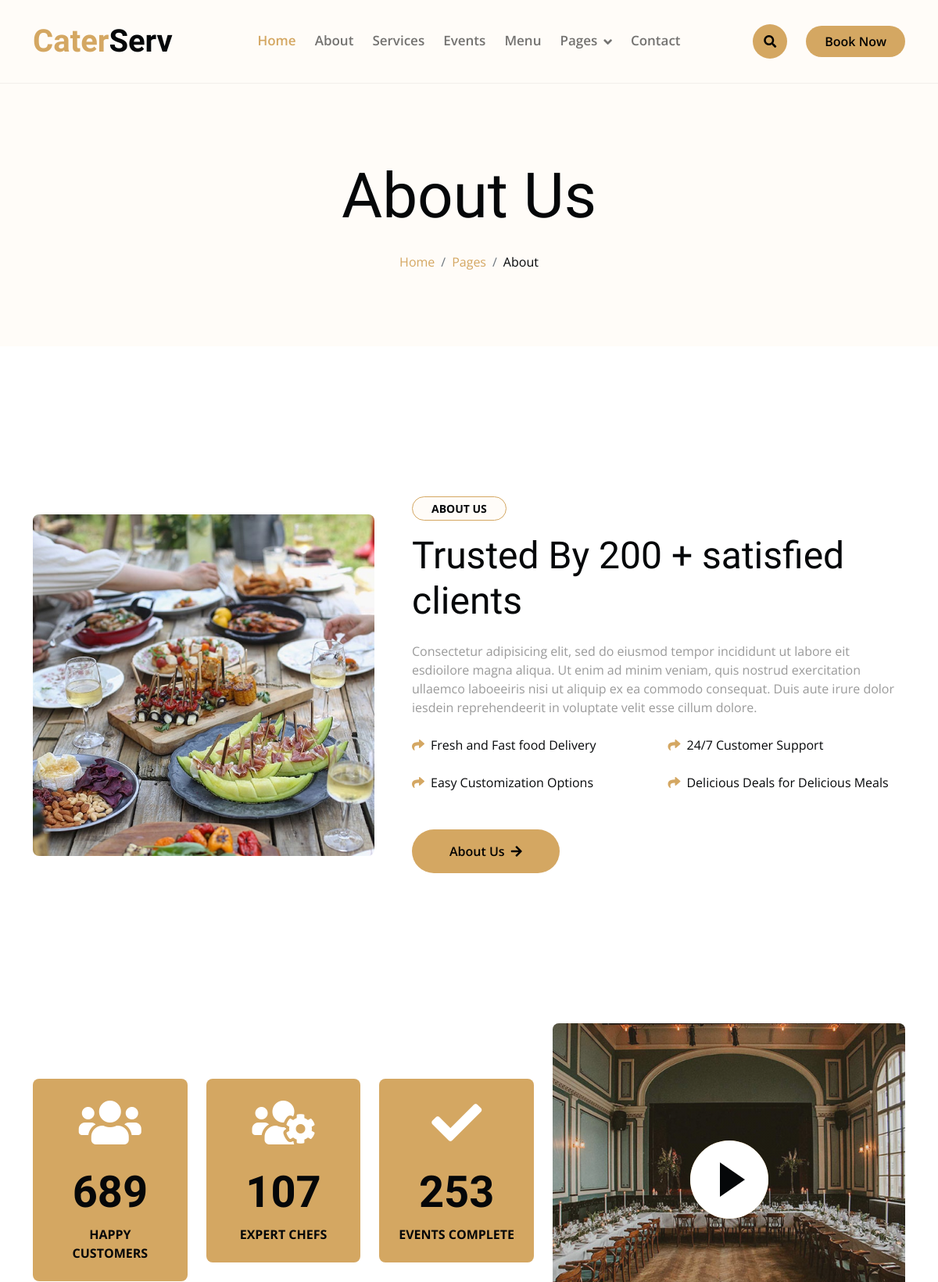
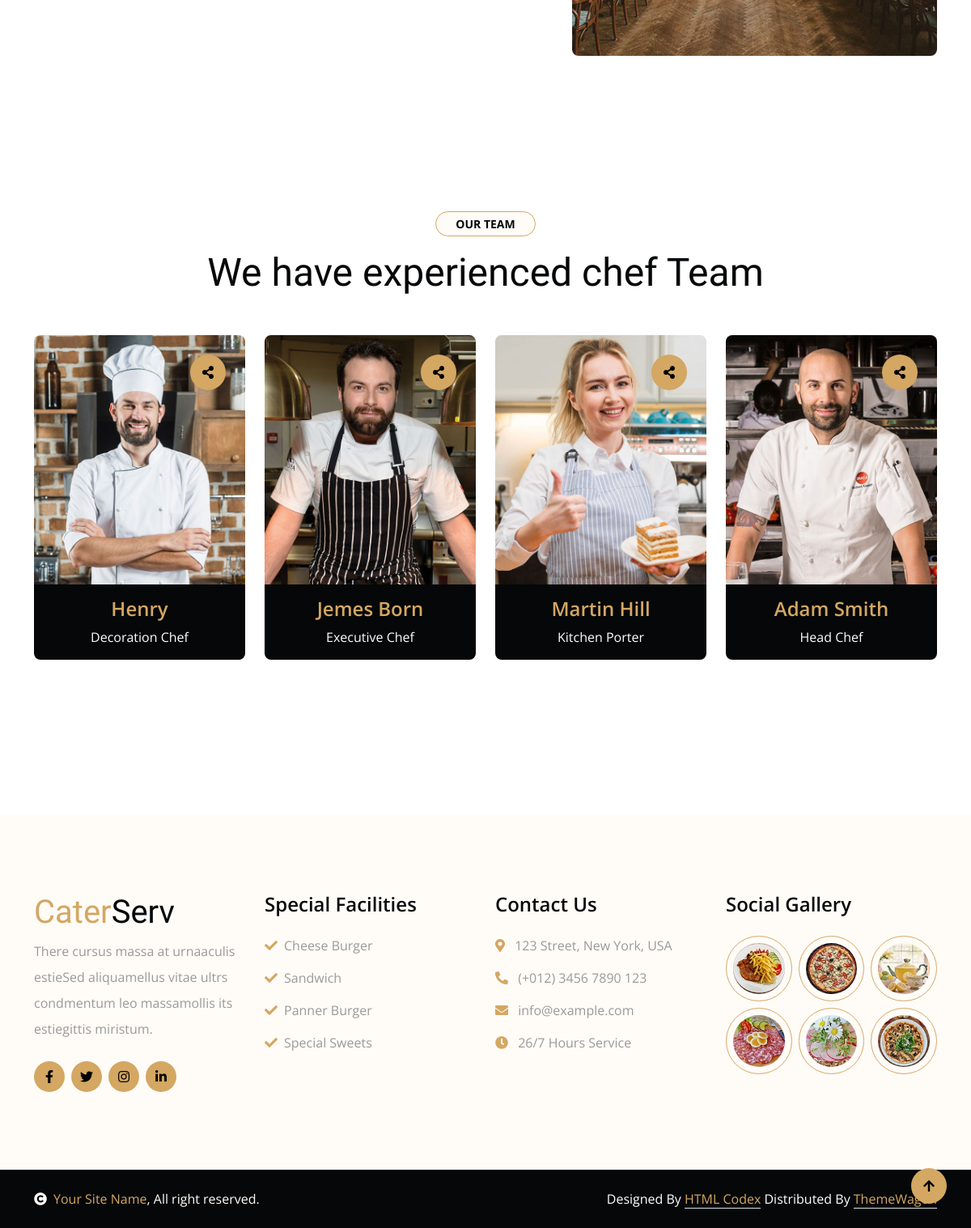
The page /about/ on the database its author committed (2 pictures, top to bottom).
### caterapp/models.py (models this page shows)
class About(models.Model):
    image = models.ImageField(upload_to='about/')

class AboutFeature(models.Model):
    feature = models.CharField(max_length=100)

class CountAbout(models.Model):
    icon = models.CharField(max_length=50)
    numbers = models.IntegerField()
    count_name = models.CharField(max_length=50)

class ChefAbout(models.Model):
    image = models.ImageField(upload_to='chefabout/')
    chef_name = models.CharField(max_length=50)
    chef_type = models.CharField(max_length=50)

### caterapp/views.py (the view)
# urls.py: path('about/', views.about, name='about'),
def about(request):
    image = About.objects.all()
    desc = AboutFeature.objects.all()
    chef_team = ChefAbout.objects.all()
    count = CountAbout.objects.all()
    return render(request, 'about.html', {'image': image, 'desc': desc, 'chef_team': chef_team, 'count': count})

### templates/about.html (shortened to what this page needs)
{% extends "Base/base.html" %}
{% block start %}
{% load custom_filters %}
        <div class="container-fluid bg-light py-6 my-6 mt-0">
            <div class="container text-center animated bounceInDown">
                <h1 class="display-1 mb-4">About Us</h1>
                <ol class="breadcrumb justify-content-center mb-0 animated bounceInDown">
                    <li class="breadcrumb-item"><a href="{% url 'index' %}">Home</a></li>
                    <li class="breadcrumb-item"><a href="#">Pages</a></li>
                    <li class="breadcrumb-item text-dark" aria-current="page">About</li>
                </ol>
            </div>
        </div>
        <div class="container-fluid py-6">
            <div class="container">
                <div class="row g-5 align-items-center">
                    {% for i in image %}
                    <div class="col-lg-5 wow bounceInUp" data-wow-delay="0.1s">
                        <img src="{{ i.image.url }}" class="img-fluid rounded" alt="{{ i.image.name }}">
                    </div>
                    {% endfor %}
                    <div class="col-lg-7 wow bounceInUp" data-wow-delay="0.3s">
                        <small class="d-inline-block fw-bold text-dark text-uppercase bg-light border border-primary rounded-pill px-4 py-1 mb-3">About Us</small>
                        <h1 class="display-5 mb-4">Trusted By 200 + satisfied clients</h1>
                        <p class="mb-4">Consectetur adipisicing elit, sed do eiusmod tempor incididunt ut labore eit esdioilore magna aliqua. Ut enim ad minim veniam,
                            quis nostrud exercitation ullaemco laboeeiris nisi ut aliquip ex ea commodo consequat. Duis aute irure
                            dolor iesdein reprehendeerit in voluptate velit esse cillum dolore.</p>
                        <div class="row g-4 text-dark mb-5">
                            {% for i in desc %}
                            <div class="col-sm-6">
                                <i class="fas fa-share text-primary me-2"></i>{{ i.feature }}
                            </div>
                            {% endfor %}
                        </div>
                        <a href="" class="btn btn-primary py-3 px-5 rounded-pill">About Us<i class="fas fa-arrow-right ps-2"></i></a>
                    </div>
                </div>
            </div>
        </div>
        <div class="container-fluid faqt py-6">
            <div class="container">
                <div class="row g-4 align-items-center">
                    <div class="col-lg-7">
                       <div class="row g-4">
                        {% for i in count %}
                            <div class="col-sm-4 wow bounceInUp" data-wow-delay="{{ forloop.counter0|wow_delay:0.3 }}s">
                                <div class="faqt-item bg-primary rounded p-4 text-center">
                                    <i class="{{ i.icon }} fa-4x mb-4 text-white"></i>
                                    <h1 class="display-4 fw-bold" data-toggle="counter-up">{{ i.numbers }}</h1>
                                    <p class="text-dark text-uppercase fw-bold mb-0">{{ i.count_name }}</p>
                                </div>
                            </div>
                        {% endfor %}
                        </div>
                    </div>
                    <div class="col-lg-5 wow bounceInUp" data-wow-delay="0.1s">
                        <div class="video">
                            <button type="button" class="btn btn-play" data-bs-toggle="modal" data-src="https://www.youtube.com/embed/DWRcNpR6Kdc" data-bs-target="#videoModal">
                                <span></span>
                            </button>
                        </div>
                    </div>
                </div>
            </div>
        </div>
        <div class="container-fluid team py-6">
            <div class="container">
                <div class="text-center wow bounceInUp" data-wow-delay="0.1s">
                    <small class="d-inline-block fw-bold text-dark text-uppercase bg-light border border-primary rounded-pill px-4 py-1 mb-3">Our Team</small>
                    <h1 class="display-5 mb-5">We have experienced chef Team</h1>
                </div>
                <div class="row g-4">
                    {% for i in chef_team %}
                    <div class="col-lg-3 col-md-6 wow bounceInUp" data-wow-delay="{{ forloop.counter0|wow_delay:0.2 }}s">
                        <div class="team-item rounded">
                            <img class="img-fluid rounded-top " src="{{ i.image.url }}" alt="{{ i.image.name }}">
                            <div class="team-content text-center py-3 bg-dark rounded-bottom">
                                <h4 class="text-primary">{{ i.chef_name }}</h4>
                                <p class="text-white mb-0">{{ i.chef_type }}</p>
                            </div>
                            <div class="team-icon d-flex flex-column justify-content-center m-4">
                                <a class="share btn btn-primary btn-md-square rounded-circle mb-2" href=""><i class="fas fa-share-alt"></i></a>
                            </div>
                        </div>
                    </div>
                    {% endfor %}
                </div>
            </div>
        </div>
{% endblock %}

### templates/Base/base.html (shortened to what this page needs)
<!DOCTYPE html>
<html lang="en">
    <head>
        <link rel="stylesheet" href="https://use.fontawesome.com/releases/v5.15.4/css/all.css"/>
        <link href="https://cdn.jsdelivr.net/npm/bootstrap-icons@1.4.1/font/bootstrap-icons.css" rel="stylesheet">
        <link href="/static/lib/animate/animate.min.css" rel="stylesheet">
        <link href="/static/lib/lightbox/css/lightbox.min.css" rel="stylesheet">
        <link href="/static/lib/owlcarousel/owl.carousel.min.css" rel="stylesheet">
        <link href="/static/css/bootstrap.min.css" rel="stylesheet">
        <link href="/static/css/style.css" rel="stylesheet">
    </head>
    {% load static %}
    <body>
    {% include 'header.html'%}
    {% block start %}
    {% endblock %}
    {% include 'footer.html' %}
        <div class="container-fluid copyright bg-dark py-4">
            <div class="container">
                <div class="row">
                    <div class="col-md-6 text-center text-md-start mb-3 mb-md-0">
                        <span class="text-light"><a href="#"><i class="fas fa-copyright text-light me-2"></i>Your Site Name</a>, All right reserved.</span>
                    </div>
                    <div class="col-md-6 my-auto text-center text-md-end text-white">
                        Designed By <a class="border-bottom" href="https://htmlcodex.com">HTML Codex</a> Distributed By <a class="border-bottom" href="https://themewagon.com">ThemeWagon</a>
                    </div>
                </div>
            </div>
        </div>
        <a href="#" class="btn btn-md-square btn-primary rounded-circle back-to-top"><i class="fa fa-arrow-up"></i></a>
    </body>
</html>

### templates/header.html (shortened to what this page needs)
        <div class="container-fluid nav-bar">
            <div class="container">
                <nav class="navbar navbar-light navbar-expand-lg py-4">
                    <a href="index.html" class="navbar-brand">
                        <h1 class="text-primary fw-bold mb-0">Cater<span class="text-dark">Serv</span> </h1>
                    </a>
                    <div class="collapse navbar-collapse" id="navbarCollapse">
                        <div class="navbar-nav mx-auto">
                            <a href="{% url 'index'%}" class="nav-item nav-link active">Home</a>
                            <a href="{% url 'about'%}" class="nav-item nav-link">About</a>
                            <a href="{% url 'service'%}" class="nav-item nav-link">Services</a>
                            <a href="{% url 'event'%}" class="nav-item nav-link">Events</a>
                            <a href="{% url 'menu'%}" class="nav-item nav-link">Menu</a>
                            <div class="nav-item dropdown">
                                <a href="#" class="nav-link dropdown-toggle" data-bs-toggle="dropdown">Pages</a>
                            </div>
                            <a href="{% url 'contact'%}" class="nav-item nav-link">Contact</a>
                        </div>
                        <button class="btn-search btn btn-primary btn-md-square me-4 rounded-circle d-none d-lg-inline-flex" data-bs-toggle="modal" data-bs-target="#searchModal"><i class="fas fa-search"></i></button>
                        <a href="{% url 'book' %}" class="btn btn-primary py-2 px-4 d-none d-xl-inline-block rounded-pill">Book Now</a>
                    </div>
                </nav>
            </div>
        </div>

### templates/footer.html
        <div class="container-fluid footer py-6 my-6 mb-0 bg-light wow bounceInUp" data-wow-delay="0.1s">
            <div class="container">
                <div class="row">
                    <div class="col-lg-3 col-md-6">
                        <div class="footer-item">
                            <h1 class="text-primary">Cater<span class="text-dark">Serv</span></h1>
                            <p class="lh-lg mb-4">There cursus massa at urnaaculis estieSed aliquamellus vitae ultrs condmentum leo massamollis its estiegittis miristum.</p>
                            <div class="footer-icon d-flex">
                                <a class="btn btn-primary btn-sm-square me-2 rounded-circle" href=""><i class="fab fa-facebook-f"></i></a>
                                <a class="btn btn-primary btn-sm-square me-2 rounded-circle" href=""><i class="fab fa-twitter"></i></a>
                                <a href="#" class="btn btn-primary btn-sm-square me-2 rounded-circle"><i class="fab fa-instagram"></i></a>
                                <a href="#" class="btn btn-primary btn-sm-square rounded-circle"><i class="fab fa-linkedin-in"></i></a>
                            </div>
                        </div>
                    </div>
                    <div class="col-lg-3 col-md-6">
                        <div class="footer-item">
                            <h4 class="mb-4">Special Facilities</h4>
                            <div class="d-flex flex-column align-items-start">
                                <a class="text-body mb-3" href=""><i class="fa fa-check text-primary me-2"></i>Cheese Burger</a>
                                <a class="text-body mb-3" href=""><i class="fa fa-check text-primary me-2"></i>Sandwich</a>
                                <a class="text-body mb-3" href=""><i class="fa fa-check text-primary me-2"></i>Panner Burger</a>
                                <a class="text-body mb-3" href=""><i class="fa fa-check text-primary me-2"></i>Special Sweets</a>
                            </div>
                        </div>
                    </div>
                    <div class="col-lg-3 col-md-6">
                        <div class="footer-item">
                            <h4 class="mb-4">Contact Us</h4>
                            <div class="d-flex flex-column align-items-start">
                                <p><i class="fa fa-map-marker-alt text-primary me-2"></i> 123 Street, New York, USA</p>
                                <p><i class="fa fa-phone-alt text-primary me-2"></i> (+012) 3456 7890 123</p>
                                <p><i class="fas fa-envelope text-primary me-2"></i> info@example.com</p>
                                <p><i class="fa fa-clock text-primary me-2"></i> 26/7 Hours Service</p>
                            </div>
                        </div>
                    </div>
                    <div class="col-lg-3 col-md-6">
                        <div class="footer-item">
                            <h4 class="mb-4">Social Gallery</h4>
                            <div class="row g-2">
                                <div class="col-4">
                                     <img src="/static/img/menu-01.jpg" class="img-fluid rounded-circle border border-primary p-2" alt="">
                                </div>
                                <div class="col-4">
                                     <img src="/static/img/menu-02.jpg" class="img-fluid rounded-circle border border-primary p-2" alt="">
                                </div>
                                <div class="col-4">
                                     <img src="/static/img/menu-03.jpg" class="img-fluid rounded-circle border border-primary p-2" alt="">
                                </div>
                                <div class="col-4">
                                     <img src="/static/img/menu-04.jpg" class="img-fluid rounded-circle border border-primary p-2" alt="">
                                </div>
                                <div class="col-4">
                                     <img src="/static/img/menu-05.jpg" class="img-fluid rounded-circle border border-primary p-2" alt="">
                                </div>
                                <div class="col-4">
                                     <img src="/static/img/menu-06.jpg" class="img-fluid rounded-circle border border-primary p-2" alt="">
                                </div>
                            </div>
                        </div>
                    </div>
                </div>
            </div>
        </div>

### rows shown on the page
About: image (picture)
AboutFeature: feature "Fresh and Fast food Delivery"
AboutFeature: feature "24/7 Customer Support"
AboutFeature: feature "Easy Customization Options"
AboutFeature: feature "Delicious Deals for Delicious Meals"
CountAbout: numbers "689", count_name "HAPPY CUSTOMERS"
CountAbout: numbers "107", count_name "EXPERT CHEFS"
CountAbout: numbers "253", count_name "EVENTS COMPLETE"
ChefAbout: image (picture), chef_name "Henry", chef_type "Decoration Chef"
ChefAbout: image (picture), chef_name "Jemes Born", chef_type "Executive Chef"
ChefAbout: image (picture), chef_name "Martin Hill", chef_type "Kitchen Porter"
ChefAbout: image (picture), chef_name "Adam Smith", chef_type "Head Chef"
